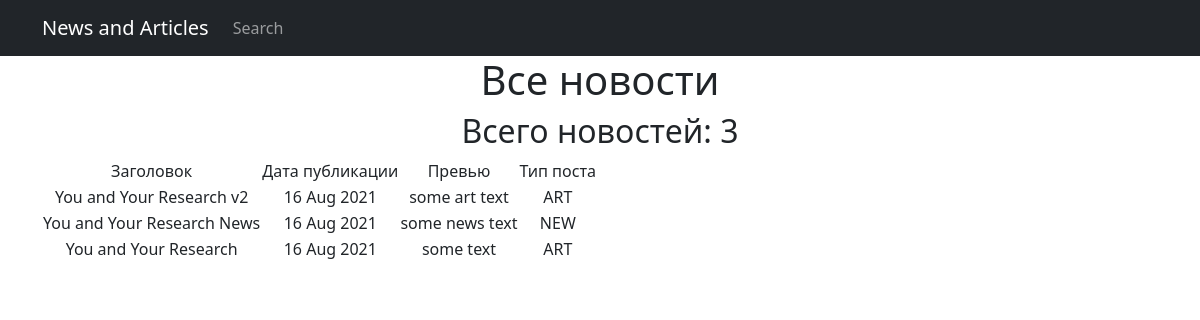
Before: /news/ with the older database file.
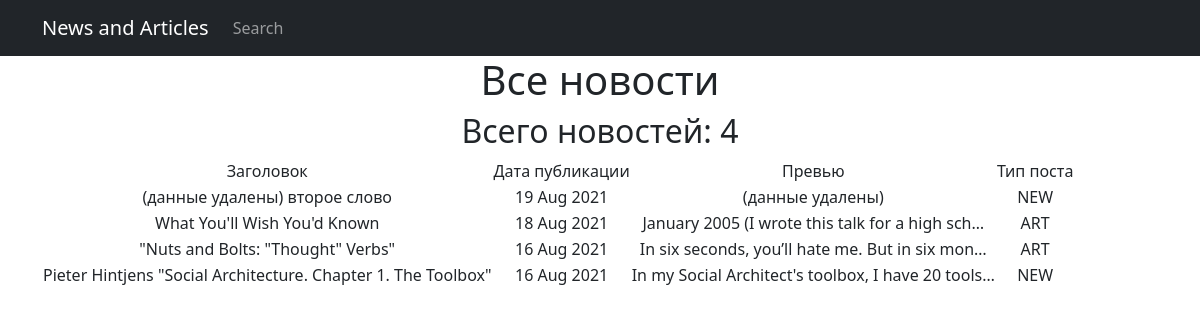
After: the same page with the newer database file.
### news/models.py (models this page shows, shortened)
class Post(models.Model):
    author = models.ForeignKey(Author, on_delete=models.CASCADE)
    NEWS = 'NEW'
    ARTICLE = 'ART'
    CATEGORY_CHOICES = [(NEWS, 'NEWS'), (ARTICLE, 'ARTICLE'), ]
    categoryType = models.CharField(max_length=3, choices=CATEGORY_CHOICES, default=NEWS)
    dateCreated = models.DateTimeField(auto_now_add=True)
    postCategory = models.ManyToManyField(Category, through='PostCategory')
    title = models.CharField(max_length=128)
    text = models.TextField()
    rating = models.SmallIntegerField(default=0)

### news/views.py (the view)
# urls.py: path('', PostListView.as_view()),
class PostListView(ListView):
    model = Post
    template_name = 'post_list.html'
    context_object_name = 'news'
    queryset = Post.objects.order_by('-id')
    paginate_by = 4
    def get_context_data(self, **kwargs):
        context = super().get_context_data(**kwargs)
        context['time_created'] = datetime.utcnow()
        return context

### news/templatetags/custom_filters.py (called while the page is built)
@register.filter(name='censor')
def censor(value):
    for word in censor_list:
        value = value.replace(word, replacement_word)
    return value

### templates/post_list.html (shortened to what this page needs)
{% extends 'flatpages/default.html' %}
{% load custom_filters %}
{% block content %}
    <h1>Все новости</h1>
    {% if news %}
<h2>Всего новостей: {{news|length}}</h2>
<table>
            <tr>
                <td>
                    Заголовок
                </td>
                <td>
                    Дата публикации
                </td>
                <td>
                    Превью
                </td>
                <td>
                    Тип поста
            </tr>
        {% for news in news %}
            <tr>
                <td>
                    {{ news.title|censor }}
                </td>
                <td>
                    {{ news.dateCreated|date:'d M Y' }}
                </td>
                <td>
                    {{ news.text|truncatechars:50|censor }}
                </td>
                 <td>
                    {{ news.categoryType }}
                </td>
            </tr>
        {% endfor %}
        </table>
    {% else %}
        <h2> Сегодня без новостей :( </h2>
    {% endif %}
{% endblock content %}

Changed rows visible on the page:
no longer on this page (row edited): Post: title|censor "You and Your Research", dateCreated "16 Aug 2021", text|censor "some text", categoryType "ART"
added Post: title|censor "(данные удалены) второе слово", dateCreated "19 Aug 2021", text|censor "(данные удалены)", categoryType "NEW"
added Post: title|censor "What You'll Wish You'd Known", dateCreated "18 Aug 2021", text|censor "January 2005 (I wrote this talk for a high sch…", categoryType "ART"
changed Post: title|censor "You and Your Research v2" → "\"Nuts and Bolts: \"Thought\" Verbs\""; text|censor "some art text" → "In six seconds, you’ll hate me. But in six mon…"
changed Post: title|censor "You and Your Research News" → "Pieter Hintjens \"Social Architecture. Chapter 1. The Toolbox\""; text|censor "some news text" → "In my Social Architect's toolbox, I have 20 tools…"
Other visible differences:
{{ news|length }}: "3" → "4"
